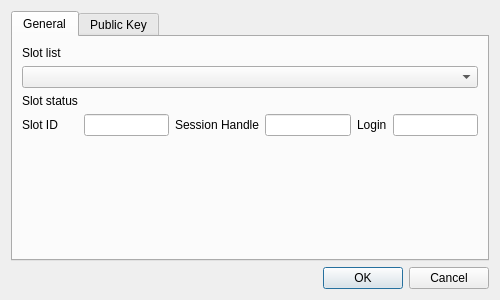
<?xml version="1.0" encoding="UTF-8"?>
<ui version="4.0">
 <class>GenRSAPubKeyDlg</class>
 <widget class="QDialog" name="GenRSAPubKeyDlg">
  <property name="geometry">
   <rect>
    <x>0</x>
    <y>0</y>
    <width>400</width>
    <height>300</height>
   </rect>
  </property>
  <property name="windowTitle">
   <string>Dialog</string>
  </property>
  <layout class="QVBoxLayout" name="verticalLayout">
   <item>
    <widget class="QTabWidget" name="tabWidget">
     <property name="currentIndex">
      <number>0</number>
     </property>
     <widget class="QWidget" name="tab">
      <attribute name="title">
       <string>General</string>
      </attribute>
      <layout class="QGridLayout" name="gridLayout">
       <item row="1" column="0" colspan="6">
        <widget class="QComboBox" name="comboBox"/>
       </item>
       <item row="3" column="0">
        <widget class="QLabel" name="label_3">
         <property name="text">
          <string>Slot ID</string>
         </property>
        </widget>
       </item>
       <item row="3" column="2">
        <widget class="QLabel" name="label_4">
         <property name="text">
          <string>Session Handle</string>
         </property>
        </widget>
       </item>
       <item row="2" column="0">
        <widget class="QLabel" name="label_2">
         <property name="text">
          <string>Slot status</string>
         </property>
        </widget>
       </item>
       <item row="3" column="1">
        <widget class="QLineEdit" name="lineEdit"/>
       </item>
       <item row="3" column="4">
        <widget class="QLabel" name="label_5">
         <property name="text">
          <string>Login</string>
         </property>
        </widget>
       </item>
       <item row="3" column="5">
        <widget class="QLineEdit" name="lineEdit_3"/>
       </item>
       <item row="3" column="3">
        <widget class="QLineEdit" name="lineEdit_2"/>
       </item>
       <item row="0" column="0">
        <widget class="QLabel" name="label">
         <property name="text">
          <string>Slot list</string>
         </property>
        </widget>
       </item>
       <item row="4" column="2">
        <spacer name="verticalSpacer">
         <property name="orientation">
          <enum>Qt::Vertical</enum>
         </property>
         <property name="sizeHint" stdset="0">
          <size>
           <width>20</width>
           <height>40</height>
          </size>
         </property>
        </spacer>
       </item>
      </layout>
     </widget>
     <widget class="QWidget" name="tab_2">
      <attribute name="title">
       <string>Public Key</string>
      </attribute>
      <layout class="QGridLayout" name="gridLayout_2">
       <item row="6" column="1">
        <widget class="QComboBox" name="comboBox_4"/>
       </item>
       <item row="4" column="0">
        <widget class="QCheckBox" name="checkBox">
         <property name="text">
          <string>Private</string>
         </property>
        </widget>
       </item>
       <item row="1" column="0">
        <widget class="QLabel" name="label_7">
         <property name="text">
          <string>Modules</string>
         </property>
        </widget>
       </item>
       <item row="2" column="0">
        <widget class="QLabel" name="label_8">
         <property name="text">
          <string>Exponent</string>
         </property>
        </widget>
       </item>
       <item row="4" column="1">
        <widget class="QComboBox" name="comboBox_2"/>
       </item>
       <item row="5" column="1">
        <widget class="QComboBox" name="comboBox_3"/>
       </item>
       <item row="4" column="4">
        <widget class="QCheckBox" name="checkBox_5">
         <property name="text">
          <string>Wrap</string>
         </property>
        </widget>
       </item>
       <item row="5" column="0">
        <widget class="QCheckBox" name="checkBox_2">
         <property name="text">
          <string>Verify</string>
         </property>
        </widget>
       </item>
       <item row="3" column="0">
        <widget class="QLabel" name="label_9">
         <property name="text">
          <string>Attributes</string>
         </property>
        </widget>
       </item>
       <item row="4" column="3">
        <widget class="QComboBox" name="comboBox_5"/>
       </item>
       <item row="6" column="0">
        <widget class="QCheckBox" name="checkBox_3">
         <property name="text">
          <string>Token</string>
         </property>
        </widget>
       </item>
       <item row="0" column="0">
        <widget class="QLabel" name="label_6">
         <property name="text">
          <string>Label</string>
         </property>
        </widget>
       </item>
       <item row="4" column="2">
        <widget class="QCheckBox" name="checkBox_4">
         <property name="text">
          <string>Encrypt</string>
         </property>
        </widget>
       </item>
       <item row="4" column="5">
        <widget class="QComboBox" name="comboBox_6"/>
       </item>
       <item row="5" column="3">
        <widget class="QComboBox" name="comboBox_7"/>
       </item>
       <item row="5" column="5">
        <widget class="QComboBox" name="comboBox_8"/>
       </item>
       <item row="5" column="2">
        <widget class="QCheckBox" name="checkBox_6">
         <property name="text">
          <string>Derive</string>
         </property>
        </widget>
       </item>
       <item row="5" column="4">
        <widget class="QCheckBox" name="checkBox_7">
         <property name="text">
          <string>Modifiable</string>
         </property>
        </widget>
       </item>
       <item row="0" column="1" colspan="5">
        <widget class="QLineEdit" name="lineEdit_4"/>
       </item>
       <item row="1" column="1" colspan="5">
        <widget class="QLineEdit" name="lineEdit_5"/>
       </item>
       <item row="2" column="4" colspan="2">
        <widget class="QLineEdit" name="lineEdit_7"/>
       </item>
       <item row="2" column="3">
        <widget class="QLabel" name="label_10">
         <property name="text">
          <string>ID</string>
         </property>
        </widget>
       </item>
       <item row="2" column="1" colspan="2">
        <widget class="QLineEdit" name="lineEdit_6"/>
       </item>
      </layout>
     </widget>
    </widget>
   </item>
   <item>
    <widget class="QDialogButtonBox" name="buttonBox">
     <property name="orientation">
      <enum>Qt::Horizontal</enum>
     </property>
     <property name="standardButtons">
      <set>QDialogButtonBox::Cancel|QDialogButtonBox::Ok</set>
     </property>
    </widget>
   </item>
  </layout>
 </widget>
 <resources/>
 <connections>
  <connection>
   <sender>buttonBox</sender>
   <signal>accepted()</signal>
   <receiver>GenRSAPubKeyDlg</receiver>
   <slot>accept()</slot>
   <hints>
    <hint type="sourcelabel">
     <x>248</x>
     <y>254</y>
    </hint>
    <hint type="destinationlabel">
     <x>157</x>
     <y>274</y>
    </hint>
   </hints>
  </connection>
  <connection>
   <sender>buttonBox</sender>
   <signal>rejected()</signal>
   <receiver>GenRSAPubKeyDlg</receiver>
   <slot>reject()</slot>
   <hints>
    <hint type="sourcelabel">
     <x>316</x>
     <y>260</y>
    </hint>
    <hint type="destinationlabel">
     <x>286</x>
     <y>274</y>
    </hint>
   </hints>
  </connection>
 </connections>
</ui>
